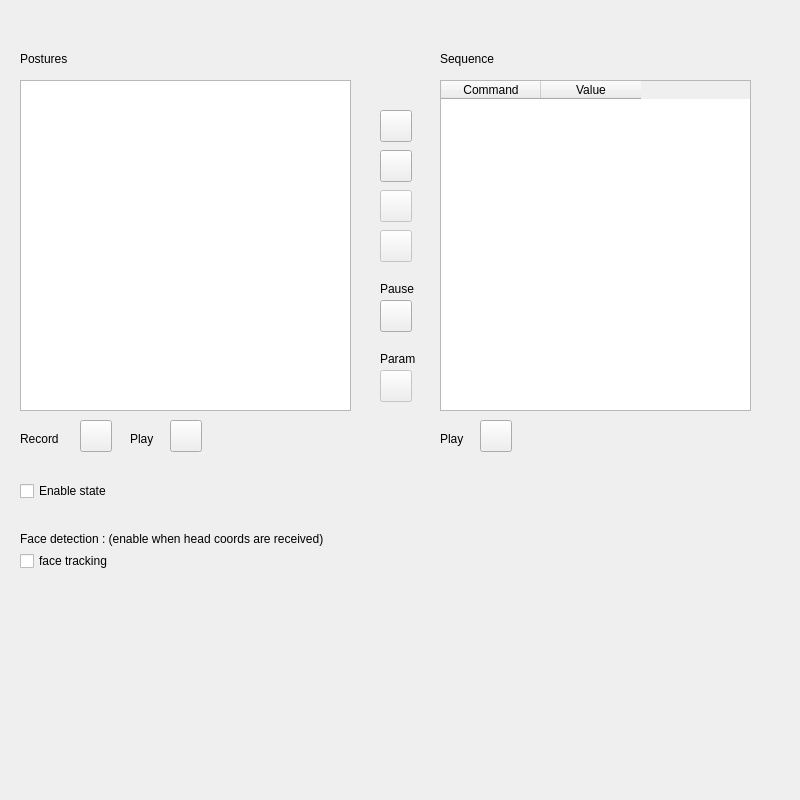
<?xml version="1.0" encoding="UTF-8"?>
<ui version="4.0">
 <class>SequencerGUIClass</class>
 <widget class="QWidget" name="SequencerGUIClass">
  <property name="geometry">
   <rect>
    <x>0</x>
    <y>0</y>
    <width>800</width>
    <height>800</height>
   </rect>
  </property>
  <property name="windowTitle">
   <string>Robot Sequencer</string>
  </property>
  <property name="windowIcon">
   <iconset resource="../resources/images.qrc">
    <normaloff>:/images/record.png</normaloff>:/images/record.png</iconset>
  </property>
  <widget class="QLabel" name="label">
   <property name="geometry">
    <rect>
     <x>20</x>
     <y>50</y>
     <width>131</width>
     <height>17</height>
    </rect>
   </property>
   <property name="text">
    <string>Postures</string>
   </property>
  </widget>
  <widget class="QLabel" name="label_2">
   <property name="geometry">
    <rect>
     <x>440</x>
     <y>50</y>
     <width>68</width>
     <height>17</height>
    </rect>
   </property>
   <property name="text">
    <string>Sequence</string>
   </property>
  </widget>
  <widget class="QTableWidget" name="tw_sequence">
   <property name="geometry">
    <rect>
     <x>440</x>
     <y>80</y>
     <width>311</width>
     <height>331</height>
    </rect>
   </property>
   <property name="autoScrollMargin">
    <number>16</number>
   </property>
   <attribute name="horizontalHeaderDefaultSectionSize">
    <number>100</number>
   </attribute>
   <attribute name="horizontalHeaderHighlightSections">
    <bool>true</bool>
   </attribute>
   <attribute name="verticalHeaderMinimumSectionSize">
    <number>21</number>
   </attribute>
   <column>
    <property name="text">
     <string>Command</string>
    </property>
   </column>
   <column>
    <property name="text">
     <string>Value</string>
    </property>
   </column>
  </widget>
  <widget class="QPushButton" name="pb_add">
   <property name="geometry">
    <rect>
     <x>380</x>
     <y>110</y>
     <width>32</width>
     <height>32</height>
    </rect>
   </property>
   <property name="text">
    <string/>
   </property>
   <property name="icon">
    <iconset resource="../resources/images.qrc">
     <normaloff>:/images/Arrow-Right.png</normaloff>:/images/Arrow-Right.png</iconset>
   </property>
   <property name="iconSize">
    <size>
     <width>32</width>
     <height>32</height>
    </size>
   </property>
  </widget>
  <widget class="QPushButton" name="pb_remove">
   <property name="geometry">
    <rect>
     <x>380</x>
     <y>150</y>
     <width>32</width>
     <height>32</height>
    </rect>
   </property>
   <property name="text">
    <string/>
   </property>
   <property name="icon">
    <iconset resource="../resources/images.qrc">
     <normaloff>:/images/Arrow-Left.png</normaloff>:/images/Arrow-Left.png</iconset>
   </property>
   <property name="iconSize">
    <size>
     <width>32</width>
     <height>32</height>
    </size>
   </property>
  </widget>
  <widget class="QPushButton" name="pb_record">
   <property name="geometry">
    <rect>
     <x>80</x>
     <y>420</y>
     <width>32</width>
     <height>32</height>
    </rect>
   </property>
   <property name="text">
    <string/>
   </property>
   <property name="icon">
    <iconset resource="../resources/images.qrc">
     <normaloff>:/images/record3.png</normaloff>:/images/record3.png</iconset>
   </property>
   <property name="iconSize">
    <size>
     <width>32</width>
     <height>32</height>
    </size>
   </property>
  </widget>
  <widget class="QPushButton" name="pb_playSequence">
   <property name="geometry">
    <rect>
     <x>480</x>
     <y>420</y>
     <width>32</width>
     <height>32</height>
    </rect>
   </property>
   <property name="text">
    <string/>
   </property>
   <property name="icon">
    <iconset resource="../resources/images.qrc">
     <normaloff>:/images/play.png</normaloff>:/images/play.png</iconset>
   </property>
   <property name="iconSize">
    <size>
     <width>32</width>
     <height>32</height>
    </size>
   </property>
  </widget>
  <widget class="QListWidget" name="lw_postures">
   <property name="geometry">
    <rect>
     <x>20</x>
     <y>80</y>
     <width>331</width>
     <height>331</height>
    </rect>
   </property>
  </widget>
  <widget class="QLabel" name="label_3">
   <property name="geometry">
    <rect>
     <x>20</x>
     <y>430</y>
     <width>51</width>
     <height>17</height>
    </rect>
   </property>
   <property name="text">
    <string>Record</string>
   </property>
  </widget>
  <widget class="QLabel" name="label_4">
   <property name="geometry">
    <rect>
     <x>440</x>
     <y>430</y>
     <width>41</width>
     <height>17</height>
    </rect>
   </property>
   <property name="text">
    <string>Play</string>
   </property>
  </widget>
  <widget class="QPushButton" name="pb_pause">
   <property name="geometry">
    <rect>
     <x>380</x>
     <y>300</y>
     <width>32</width>
     <height>32</height>
    </rect>
   </property>
   <property name="text">
    <string/>
   </property>
   <property name="icon">
    <iconset resource="../resources/images.qrc">
     <normaloff>:/images/schedule.png</normaloff>:/images/schedule.png</iconset>
   </property>
   <property name="iconSize">
    <size>
     <width>32</width>
     <height>32</height>
    </size>
   </property>
  </widget>
  <widget class="QPushButton" name="pb_motionStyle">
   <property name="enabled">
    <bool>false</bool>
   </property>
   <property name="geometry">
    <rect>
     <x>380</x>
     <y>370</y>
     <width>32</width>
     <height>32</height>
    </rect>
   </property>
   <property name="text">
    <string/>
   </property>
   <property name="icon">
    <iconset resource="../resources/images.qrc">
     <normaloff>:/images/settings2.png</normaloff>:/images/settings2.png</iconset>
   </property>
   <property name="iconSize">
    <size>
     <width>32</width>
     <height>32</height>
    </size>
   </property>
  </widget>
  <widget class="QCheckBox" name="ch_enablePublish">
   <property name="geometry">
    <rect>
     <x>20</x>
     <y>480</y>
     <width>121</width>
     <height>22</height>
    </rect>
   </property>
   <property name="text">
    <string>Enable state</string>
   </property>
   <property name="checked">
    <bool>false</bool>
   </property>
  </widget>
  <widget class="QLabel" name="label_5">
   <property name="geometry">
    <rect>
     <x>130</x>
     <y>430</y>
     <width>41</width>
     <height>17</height>
    </rect>
   </property>
   <property name="text">
    <string>Play</string>
   </property>
  </widget>
  <widget class="QPushButton" name="pb_playPosture">
   <property name="enabled">
    <bool>true</bool>
   </property>
   <property name="geometry">
    <rect>
     <x>170</x>
     <y>420</y>
     <width>32</width>
     <height>32</height>
    </rect>
   </property>
   <property name="text">
    <string/>
   </property>
   <property name="icon">
    <iconset resource="../resources/images.qrc">
     <normaloff>:/images/play.png</normaloff>:/images/play.png</iconset>
   </property>
   <property name="iconSize">
    <size>
     <width>32</width>
     <height>32</height>
    </size>
   </property>
  </widget>
  <widget class="QPushButton" name="pb_up">
   <property name="enabled">
    <bool>false</bool>
   </property>
   <property name="geometry">
    <rect>
     <x>380</x>
     <y>190</y>
     <width>32</width>
     <height>32</height>
    </rect>
   </property>
   <property name="text">
    <string/>
   </property>
   <property name="icon">
    <iconset resource="../resources/images.qrc">
     <normaloff>:/images/Arrow-Up.png</normaloff>:/images/Arrow-Up.png</iconset>
   </property>
   <property name="iconSize">
    <size>
     <width>32</width>
     <height>32</height>
    </size>
   </property>
  </widget>
  <widget class="QPushButton" name="pb_down">
   <property name="enabled">
    <bool>false</bool>
   </property>
   <property name="geometry">
    <rect>
     <x>380</x>
     <y>230</y>
     <width>32</width>
     <height>32</height>
    </rect>
   </property>
   <property name="text">
    <string/>
   </property>
   <property name="icon">
    <iconset resource="../resources/images.qrc">
     <normaloff>:/images/Arrow-Down.png</normaloff>:/images/Arrow-Down.png</iconset>
   </property>
   <property name="iconSize">
    <size>
     <width>32</width>
     <height>32</height>
    </size>
   </property>
  </widget>
  <widget class="QLabel" name="label_6">
   <property name="geometry">
    <rect>
     <x>380</x>
     <y>280</y>
     <width>41</width>
     <height>17</height>
    </rect>
   </property>
   <property name="text">
    <string>Pause</string>
   </property>
  </widget>
  <widget class="QLabel" name="label_7">
   <property name="geometry">
    <rect>
     <x>380</x>
     <y>350</y>
     <width>51</width>
     <height>17</height>
    </rect>
   </property>
   <property name="text">
    <string>Param</string>
   </property>
  </widget>
  <widget class="QLabel" name="label_8">
   <property name="geometry">
    <rect>
     <x>20</x>
     <y>530</y>
     <width>401</width>
     <height>17</height>
    </rect>
   </property>
   <property name="text">
    <string>Face detection : (enable when head coords are received)</string>
   </property>
  </widget>
  <widget class="QCheckBox" name="ch_enableFaceTracking">
   <property name="enabled">
    <bool>true</bool>
   </property>
   <property name="geometry">
    <rect>
     <x>20</x>
     <y>550</y>
     <width>171</width>
     <height>22</height>
    </rect>
   </property>
   <property name="text">
    <string>face tracking</string>
   </property>
   <property name="checked">
    <bool>false</bool>
   </property>
  </widget>
 </widget>
 <layoutdefault spacing="6" margin="11"/>
 <resources>
  <include location="../resources/images.qrc"/>
 </resources>
 <connections/>
</ui>
